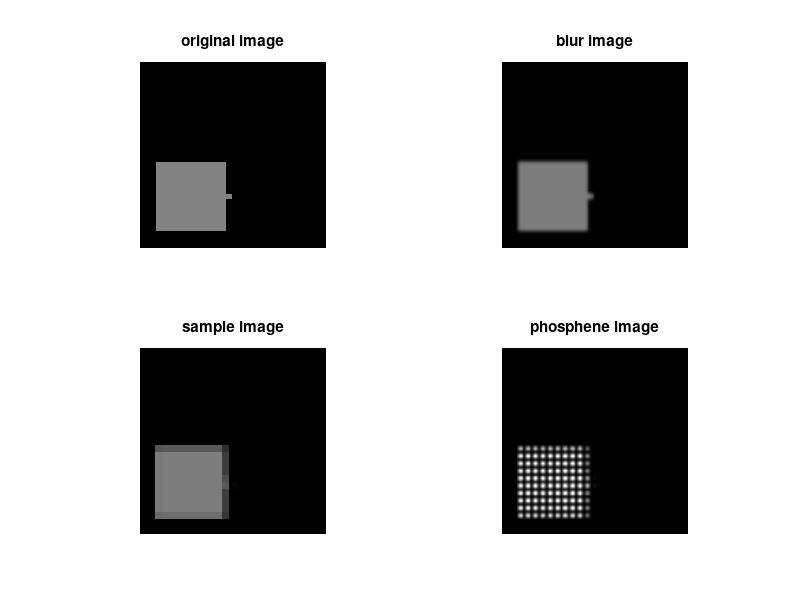

Write the MATLAB code that produced this figure.
clc
clear all
close all
%% Parameters
direction='right'; %up %down %left %right
position='7';      %1 %2 %3 %4 %5 %6 %7
pix=16;            %number of pixels in one phosphene, even number only   

%% The square's parameters
h_im=400; %the height of the image
w_im=400; %the width of the image
T=150;    %the width of the rectangle - max value is 200
t=12;     %the width of the small rect
min_edg_x=35;
min_edg_y=35;
square_col=0.5;
%% Design the image

switch position
    case '1'
        edg_x=min_edg_x;
        edg_y=min_edg_y;
    case '2'
        edg_x=min_edg_x;
        edg_y=ceil((h_im-T)/2);        
    case '3'
        edg_x=min_edg_x;
        edg_y=h_im-min_edg_y-T;
    case '4'
        edg_x=ceil((w_im-T)/2);
        edg_y=ceil((h_im-T)/2);
    case '5'
        edg_x=w_im-min_edg_x-T;
        edg_y=min_edg_y;
    case '6'
        edg_x=w_im-min_edg_x-T;
        edg_y=ceil((h_im-T)/2);
    case '7'
        edg_x=w_im-min_edg_x-T;
        edg_y=h_im-min_edg_y-T;
end

pin_y_start=edg_y-t+1;
pin_x_start=edg_x+ceil((T-t)/2)+1;

%design the square
imageUp=zeros(h_im,w_im);
imageUp(edg_y+1:edg_y+T, edg_x+1:edg_x+T)=square_col;
%design the pin
imageUp(pin_y_start:pin_y_start+t, pin_x_start:pin_x_start+t-1)=square_col;

%% rotation
switch direction
    case 'up'
        image=imageUp;
    case 'left'
        image=imrotate(imageUp,90);
    case 'down'
        image=imrotate(imageUp,180);
    case 'right'
        image=imrotate(imageUp, 270);
end

%imshow(image,[0,1]);
%% The filter
hsize = pix;  %only an even number
sigma = hsize^0.5;
h = fspecial('gaussian', hsize, sigma);
%imshow(h,[]);
%% filter by IMFILTER function
blur_im = imfilter(image,h,'replicate');
%imshow(blur_im,[0,1]);

%% sampling of the picture
sample_im=zeros(h_im,w_im);
last_sample=w_im-pix+1;
for i=1:pix:last_sample
    for j=1:pix:last_sample
        sample_im(i:i+pix-1,j:j+pix-1)=blur_im(i+floor(pix/2),j+floor(pix/2));
    end
end
%imshow(sample_im,[0,1]);

%% create phosphenes
pix_no=h_im/pix; %number of phosphenes
Phosphene_Matrix=repmat(h,pix_no,pix_no);
%imshow(Phosphene_Matrix,[]);


phosphene_image=sample_im.*Phosphene_Matrix;
%imshow(phosphene_image,[]);

%% display

subplot(2,2,1);
imshow(image,[0,1]);
title('original image');

subplot(2,2,2);
imshow(blur_im,[0,1]);
title('blur image');

subplot(2,2,3);
imshow(sample_im,[0,1]);
title('sample image');

subplot(2,2,4);
imshow(phosphene_image,[]);
title('phosphene image');